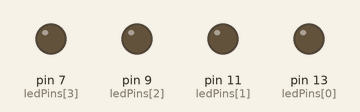
The sketch below on a simulated Arduino Uno, built with avr-gcc and run on an emulated ATmega328P. Parts: output pins drawn as LEDs (lit = HIGH).

Above: at 0.2 s.
At 2.2 s:
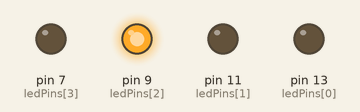
At 4.7 s:
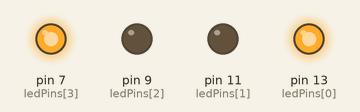
At 9.2 s:
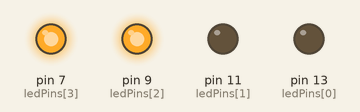
At 13.7 s:
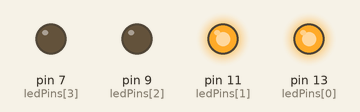
At 18.7 s:
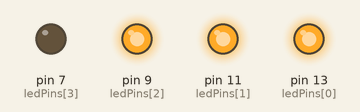
Timing chart, 0 to 19.5 s (numbered marks = the images above):
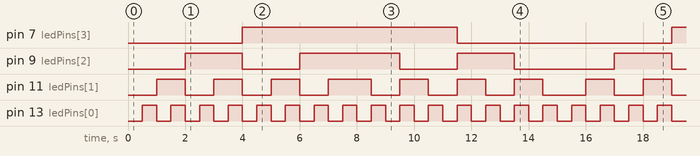

Measured:
- by itself, pin 7 (ledPins[3]): alternates HIGH for 7.5 s and LOW for 7.5 s
- by itself, pin 9 (ledPins[2]): repeats every 15.0 s: LOW 2.0 s, HIGH 3.5 s, LOW 2.0 s, HIGH 2.0 s, LOW 3.5 s, HIGH 2.0 s
- by itself, pin 13 (ledPins[0]): alternates HIGH for 0.50 s and LOW for 0.50 s
- by itself, pin 11 (ledPins[1]): repeats every 15.0 s: 2 × (LOW 1.0 s, HIGH 1.0 s), LOW 1.0 s, HIGH 1.5 s, 3 × (LOW 1.0 s, HIGH 1.0 s), LOW 1.5 s, HIGH 1.0 s

The sketch:

B2.ino
```cpp
/*
B-2. Program 4 or 5 LED's so that they will continuously
count in binary from 0 (0000) up to 15 (1111)
and then back down to 0 again.
*/

int ledPins[] = {13, 11, 9, 7}; // Pins
int count = 0;
int direction = 1; // 1 for up, -1 for down

void setup() {
  // put your setup code here, to run once:
  for (int i = 0; i < 4; i++) {
    pinMode(ledPins[i], OUTPUT); //Configure LED pins
  }

}

void loop() {
  // update LEDs based on binary rep or Count
  for (int i = 0; i < 4; i++) {
    digitalWrite(ledPins[i], bitRead(count, i));
  }

  // count up or down
  count += direction;

  // reverse direction at 0 or 15
  if (count >= 15 || count <= 0) {
    direction = -direction;
  }

  delay(500);
}
```
